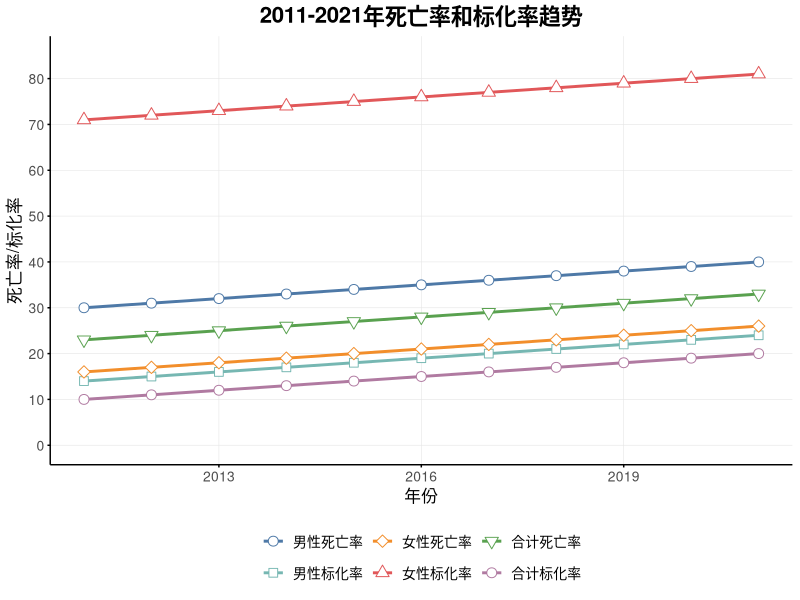
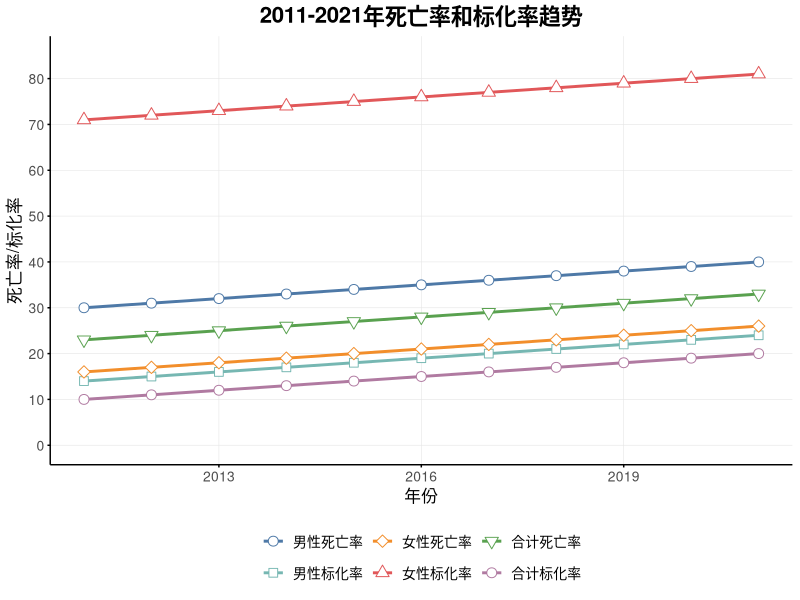

Recreate these plots in R, in order.
# 加载必要的包
library(ggplot2)
library(reshape2)

# 读取数据
data <- read.csv("mortality_data.csv", fileEncoding = "UTF-8")

# 将数据从宽格式转换为长格式，便于ggplot2绘图
data_long <- melt(data, id.vars = "年度", 
                 variable.name = "指标", 
                 value.name = "值")

# 创建图表
p <- ggplot(data_long, aes(x = 年度, y = 值, color = 指标, group = 指标)) +
  geom_line(size = 1, linetype = "solid") +
  geom_point(aes(shape = 指标), size = 3, fill = "white") +
  scale_color_manual(values = c("男性死亡率" = "#4E79A7", 
                             "男性标化率" = "#76B7B2", 
                             "女性死亡率" = "#F28E2B", 
                             "女性标化率" = "#E15759", 
                             "合计死亡率" = "#59A14F", 
                             "合计标化率" = "#B07AA1")) +
  scale_shape_manual(values = c("男性死亡率" = 21, 
                             "男性标化率" = 22, 
                             "女性死亡率" = 23, 
                             "女性标化率" = 24, 
                             "合计死亡率" = 25, 
                             "合计标化率" = 21)) +
  scale_y_continuous(limits = c(0, 85), breaks = seq(0, 85, by = 10)) +
  labs(title = "2011-2021年死亡率和标化率趋势",
       x = "年份",
       y = "死亡率/标化率") +
  theme_minimal() +
  theme(legend.position = "bottom",
        legend.box = "vertical",
        plot.title = element_text(hjust = 0.5, size = 16, face = "bold"),
        axis.title = element_text(size = 12),
        axis.text = element_text(size = 10),
        legend.title = element_blank(),
        legend.text = element_text(size = 10),
        panel.grid.major = element_line(color = "gray90", size = 0.2),
        panel.grid.minor = element_blank(),
        panel.background = element_rect(fill = "white", color = NA),
        plot.background = element_rect(fill = "white", color = NA),
        axis.line = element_line(color = "black", size = 0.5),
        axis.ticks = element_line(color = "black", size = 0.5),
        axis.ticks.length = unit(2, "pt"))

# 显示图表
print(p)

# 保存图表
ggsave("mortality_plot.png", plot = p, width = 12, height = 8, dpi = 300)